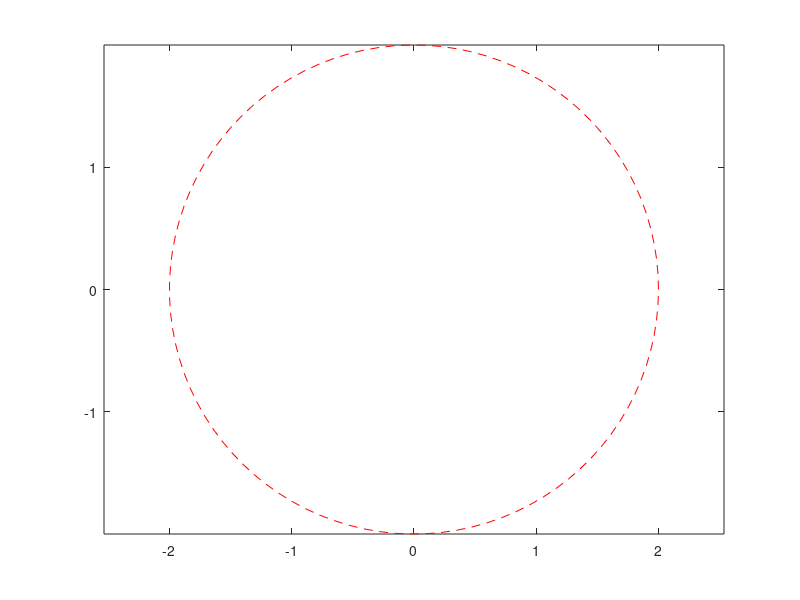

Reproduce this figure in MATLAB.
% Points on a circle: All points with coordinates x = r cos 0 and y = rsin 0,
% where r is a constant, lie on a circle with radius r, i.e., they satisfy the equation x2 + y? = p2. 
% Create a column vector for 0 with the values 0, /4, /2, 3т/ 4, т, and 5m/4. Take r = 2 and compute the column vectors i and y. 
% Now check that x and y indeed satisfy the equation of a circle, by computing the
% radius r = V(x2 + y'). [To calculate r you will need the array operator .*
% for squaring x and y. Of course, you could compute x? by x. *x also.]

clc
clear all
close all

theta=linspace(0,2*pi,100)
r=2
x=r*cos(theta)
y=r*sin(theta)
r=sqrt(x.^2+y.^2)
figure(1)
xlabel('x axis')
ylabel('y axis')
title('circle')
plot(x,y,'--r')
axis('equal')
